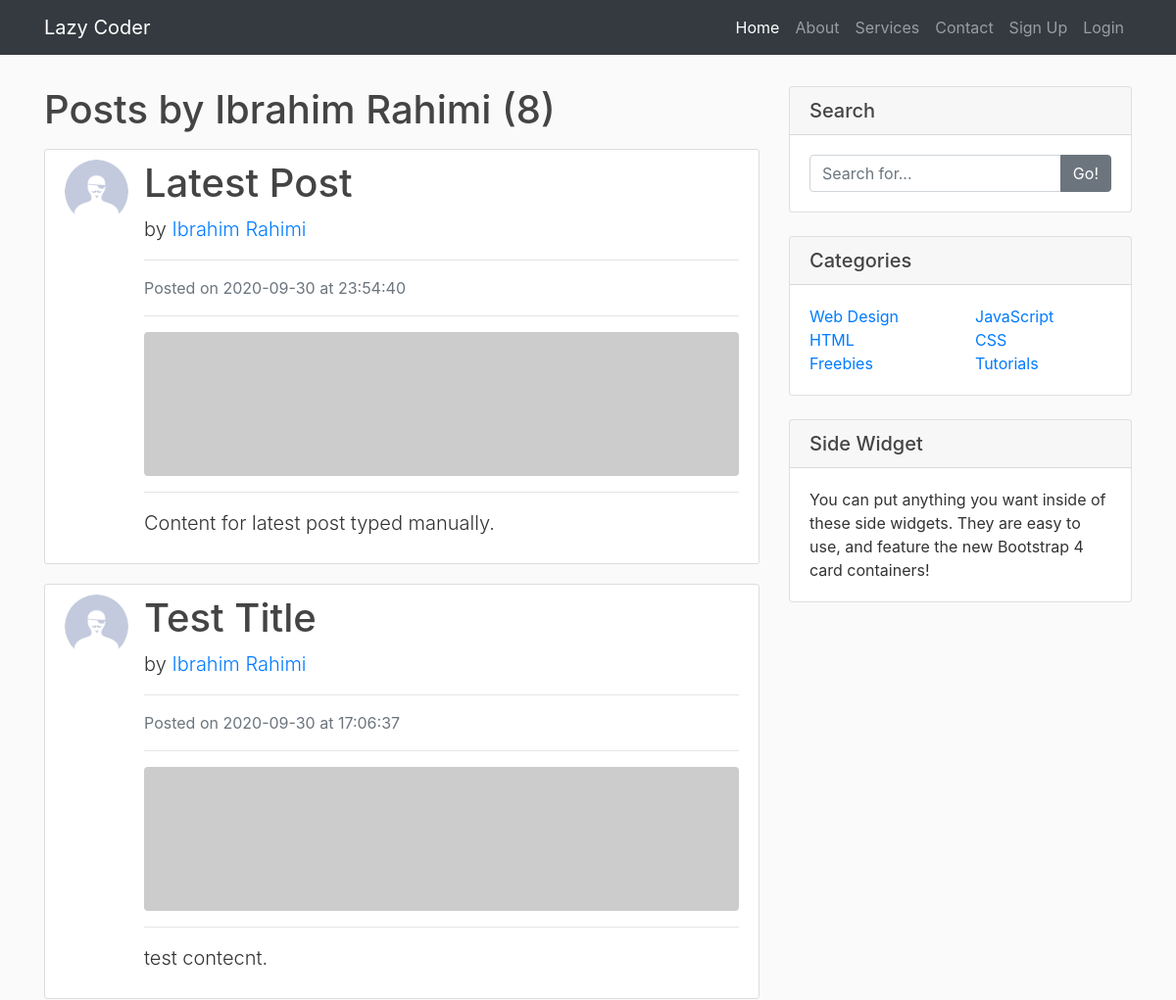
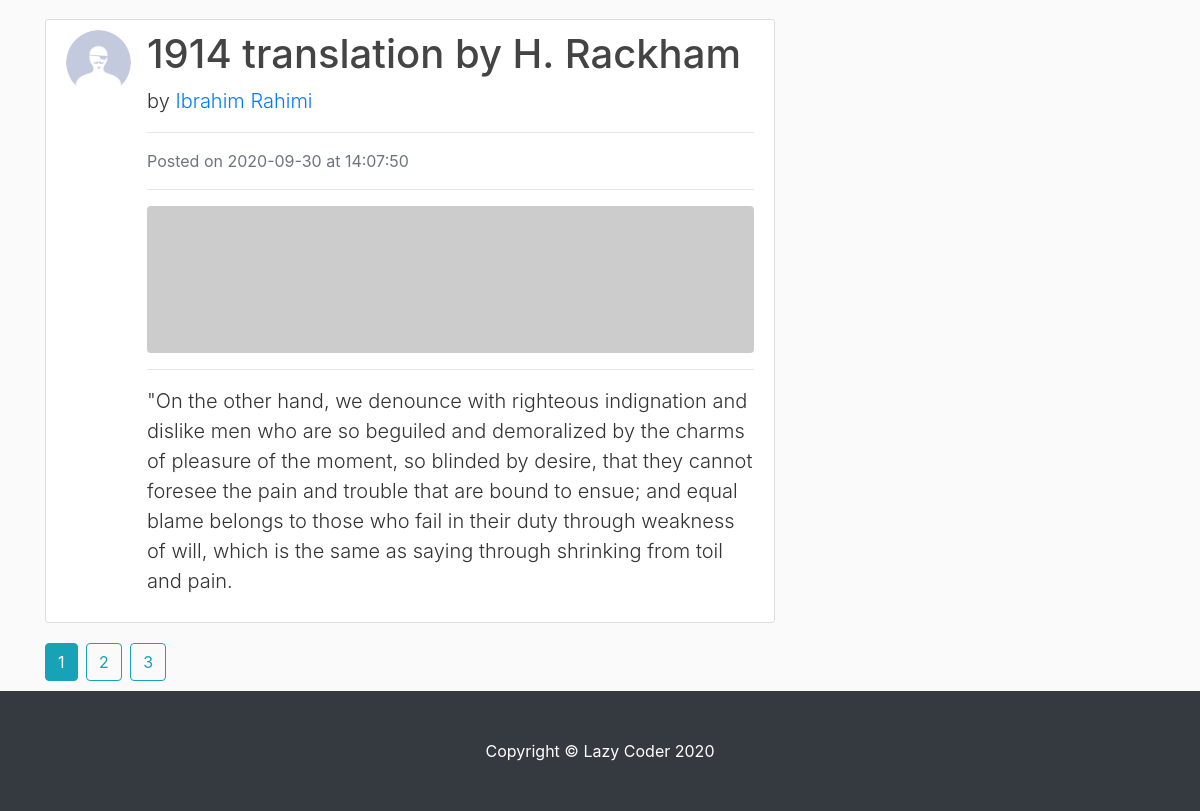
/user/Ibrahim Rahimi, run on the app's committed database (2 pictures, top to bottom).
### blog/models.py (models this page shows, shortened)
class User(db.Model, UserMixin):
    id = db.Column(db.Integer, primary_key=True)
    username = db.Column(db.String(255), unique=True, nullable=False)
    email = db.Column(db.String(255), unique=True, nullable=False)
    image_file = db.Column(db.String(20), nullable=False, default='default.jpg')
    password = db.Column(db.String(60), nullable = False)
    posts = db.relationship('Post', backref='author', lazy=True)

class Post(db.Model):
    id = db.Column(db.Integer, primary_key=True)
    title = db.Column(db.String(100), nullable=True)
    date_posted = db.Column(db.DateTime, nullable=False, default=datetime.utcnow)
    content = db.Column(db.Text, nullable=False)
    user_id = db.Column(db.Integer, db.ForeignKey('user.id'), nullable=False)

### blog/routes.py (the view)
@app.route('/user/<string:username>')
def user_posts(username):
    page = request.args.get('page', 1, type=int)
    user = User.query.filter_by(username=username).first_or_404()
    posts = Post.query.filter_by(author=user)\
        .order_by(Post.date_posted.desc())\
        .paginate(page=page, per_page=3)
    return render_template('user_posts.html', title='User Posts', posts=posts, user=user)

### blog/templates/user_posts.html
{% extends "layout.html" %}
{% block content %}
    <h1 class="mb-3 article-title">Posts by {{ user.username }} ({{ posts.total }})</h1>
    {% for post in posts.items %}
        <div class="media content-section">
            <img class="rounded-circle article-img" src="{{ url_for('static', filename='profiles/' + post.author.image_file) }}" alt="">
            <div class="media-body">
                <h1>
                    <a href="{{ url_for('post', post_id=post.id) }}" class="article-title">
                        {{ post.title }}
                    </a>
                </h1>
                <p class="lead">
                    by <a href="{{ url_for('user_posts', username=post.author.username) }}">{{ post.author.username }}</a>
                </p>
                <hr>
                <p class="text-muted">Posted on {{ post.date_posted.strftime('%Y-%m-%d') }} at {{ post.date_posted.strftime('%H:%M:%S') }}</p>
                <hr>
                <img class="img-fluid rounded" src="http://placehold.it/620x150" alt="">
                <hr>
                <p class="lead">{{ post.content }}</p>
            </div>
        </div>
    {% endfor %}
    {% for page_num in posts.iter_pages(left_edge=1, right_edge=1, left_current=1, right_current=2) %}
        {% if page_num %}
            {% if posts.page == page_num %}
                <a href="{{ url_for('user_posts', username=user.username, page=page_num) }}" class="btn btn-info mr-1">{{ page_num }}</a>
            {% else %}
                <a href="{{ url_for('user_posts', username=user.username, page=page_num) }}" class="btn btn-outline-info mr-1">{{ page_num }}</a>
            {% endif %}
        {% else %}
            ...
        {% endif %}
    {% endfor %}
{% endblock content %}
{% block sidebar %}
    <div class="card my-2">
        <h5 class="card-header">Search</h5>
        <div class="card-body">
            <div class="input-group">
                <input type="text" class="form-control" placeholder="Search for...">
                <span class="input-group-append">
                <button class="btn btn-secondary" type="button">Go!</button>
                </span>
            </div>
        </div>
    </div>
    <div class="card my-4">
        <h5 class="card-header">Categories</h5>
        <div class="card-body">
            <div class="row">
                <div class="col-lg-6">
                    <ul class="list-unstyled mb-0">
                        <li>
                            <a href="#">Web Design</a>
                        </li>
                        <li>
                            <a href="#">HTML</a>
                        </li>
                        <li>
                            <a href="#">Freebies</a>
                        </li>
                    </ul>
                </div>
                <div class="col-lg-6">
                    <ul class="list-unstyled mb-0">
                        <li>
                            <a href="#">JavaScript</a>
                        </li>
                        <li>
                            <a href="#">CSS</a>
                        </li>
                        <li>
                            <a href="#">Tutorials</a>
                        </li>
                    </ul>
                </div>
            </div>
        </div>
    </div>
    <div class="card my-4">
        <h5 class="card-header">Side Widget</h5>
        <div class="card-body">
            You can put anything you want inside of these side widgets. They are easy to use, and feature the new Bootstrap 4 card containers!
        </div>
    </div>
{% endblock sidebar %}

### blog/static/main.css (style rules this page uses)
body { background: #fafafa; color: #333333; margin-top: 5rem; }
h1, h2, h3, h4, h5, h6 { color: #444444; }
.content-section { background: #ffffff; padding: 10px 20px; border: 1px solid #dddddd; border-radius: 3px; margin-bottom: 20px; }
.article-title { color: #444444; }
.article-img { height: 65px; width: 65px; margin-right: 16px; }

### data on the page
User: username "Ibrahim Rahimi"
Post: image_file (picture), title "Latest Post", author.username "Ibrahim Rahimi", date_posted "2020-09-30", date_posted "23:54:40", content "Content for latest post typed manually."
Post: image_file (picture), title "Test Title", author.username "Ibrahim Rahimi", date_posted "2020-09-30", date_posted "17:06:37", content "test contecnt."
Post: image_file (picture), title "1914 translation by H. Rackham", author.username "Ibrahim Rahimi", date_posted "2020-09-30", date_posted "14:07:50", content "\"On the other hand, we denounce with righteous indignation and dislike men who are so beguiled and demoralized by the charms of pleasure of the moment, so blinded by desire, that they cannot foresee the pain and trouble that are bound to ensue; and equal blame belongs to those who fail in their duty through weakness of will, which is the same as saying through shrinking from toil and pain."

### other printed values
{{ posts.total }} "8"
{{ page_num }} "1"
{{ page_num }} "2" "3"
